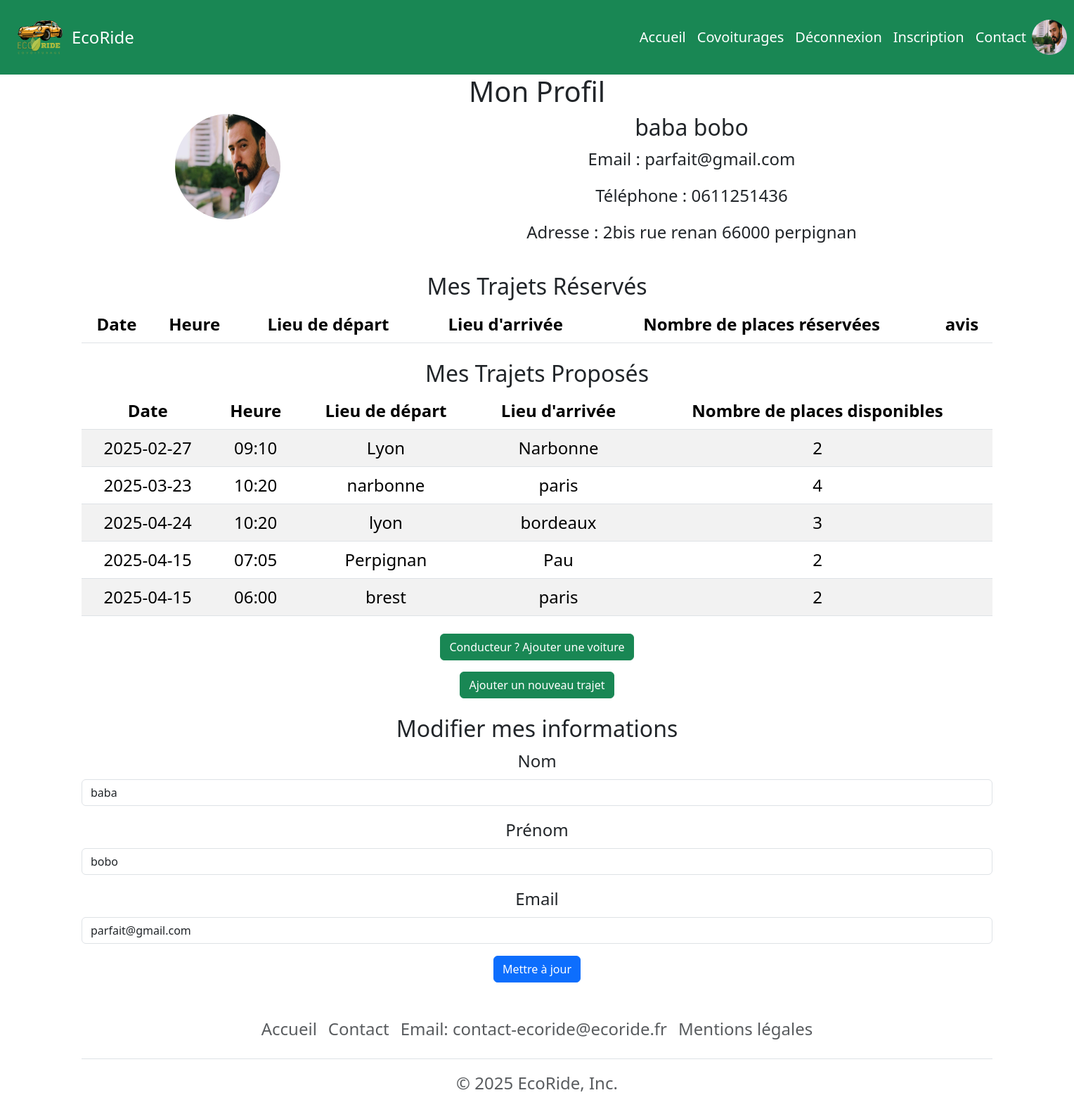
The app's page /profil.php (signed in) with its own data.
### tables this page shows
CREATE TABLE `covoiturage` (
  `Id_covoiturage` int(11) NOT NULL,
  `date_depart` date DEFAULT NULL,
  `heure_depart` varchar(50) DEFAULT NULL,
  `lieu_depart` varchar(50) DEFAULT NULL,
  `date_arrivee` date DEFAULT NULL,
  `heure_arrivee` varchar(50) DEFAULT NULL,
  `lieu_arrivee` varchar(50) DEFAULT NULL,
  `statut` varchar(50) DEFAULT NULL,
  `nb_place` int(11) DEFAULT NULL,
  `prix_personne` int(11) DEFAULT NULL,
  `Id_voiture` int(11) NOT NULL
);

### profil.php (the view, shortened to what this page needs)
<?php
include 'includes/connect.php';
include 'includes/header.php';
?>
<!DOCTYPE html>
<html lang="fr">
<head>
</head>
<body>
    <h1>Mon Profil</h1>
    <div class="container">
        <div class="row">
            <div class="col-md-4">
                <img src="<?= htmlspecialchars($_SESSION['user']['photo']) ?>" alt="Photo de profil" class="img-fluid rounded-circle mb-3" style="width: 150px; height: 150px;">
            </div>
            <div class="col-md-8">
                <h2><?= htmlspecialchars($_SESSION['user']['nom']) ?> <?= htmlspecialchars($_SESSION['user']['prenom']) ?></h2>
                <p>Email : <?= htmlspecialchars($_SESSION['user']['email']) ?></p>
                <p>Téléphone : <?= htmlspecialchars($_SESSION['user']['telephone']) ?></p>
                <p>Adresse : <?= htmlspecialchars($_SESSION['user']['adresse']) ?></p>
            </div>
        </div>
    </div>
    <div class="container mt-4">
        <h2>Mes Trajets Réservés</h2>
        <table class="table table-striped">
            <thead>
                <tr>
                    <th>Date</th>
                    <th>Heure</th>
                    <th>Lieu de départ</th>
                    <th>Lieu d'arrivée</th>
                    <th>Nombre de places réservées </th>
                    <th> avis</th>
                </tr>
            </thead>
                <?php
                $Id_utilisateur = $_SESSION['user']['Id_utilisateur'];
                ?>
        </table>
    </div>
    <div class="container mt-4">
        <h2>Mes Trajets Proposés</h2>
        <table class="table table-striped">
            <thead>
                <tr>
                    <th>Date</th>
                    <th>Heure</th>
                    <th>Lieu de départ</th>
                    <th>Lieu d'arrivée</th>
                    <th>Nombre de places disponibles</th>
                </tr>
            </thead>
            <tbody>
                <?php
                $sql = "SELECT c.date_depart, c.heure_depart, c.lieu_depart, c.lieu_arrivee, c.nb_place
                        FROM covoiturage AS c
                        JOIN voiture AS v ON c.Id_voiture = v.Id_voiture
                        WHERE v.Id_utilisateur = :Id_utilisateur";
                $stmt = $conn->prepare($sql);
                $stmt->bindValue(':Id_utilisateur', $Id_utilisateur);
                $stmt->execute();
                $trajets = $stmt->fetchAll(PDO::FETCH_ASSOC);
                foreach ($trajets as $trajet) {
                    echo "<tr>";
                    echo "<td>" . htmlspecialchars($trajet['date_depart']) . "</td>";
                    echo "<td>" . htmlspecialchars($trajet['heure_depart']) . "</td>";
                    echo "<td>" . htmlspecialchars($trajet['lieu_depart']) . "</td>";
                    echo "<td>" . htmlspecialchars($trajet['lieu_arrivee']) . "</td>";
                    echo "<td>" . htmlspecialchars($trajet['nb_place']) . "</td>";
                    echo "</tr>";
                }
                ?>
            </tbody>
        </table>
    </div>
    <div class="container mt-4 display-flex justify-content-center align-items-center flex-wrap">
        <div>
            <h3>
                <a href="ajout_voiture.php" class="btn btn-success"> Conducteur ? Ajouter une voiture </a></p>
            </h3>
        </div>
        <div>
            <h3>
                <a href="ajout_covoiturage.php" class="btn btn-success"> Ajouter un nouveau trajet </a></p>
            </h3>
        </div>
    </div>
    <div class="container mt-4">
        <h2>Modifier mes informations</h2>
        <form action="modifier_profil.php" method="POST">
            <div class="mb-3">
                <label for="nom" class="form-label">Nom</label>
                <input type="text" class="form-control" id="nom" name="nom" value="<?= htmlspecialchars($_SESSION['user']['nom']) ?>" required>
            </div>
            <div class="mb-3">
                <label for="prenom" class="form-label">Prénom</label>
                <input type="text" class="form-control" id="prenom" name="prenom" value="<?= htmlspecialchars($_SESSION['user']['prenom']) ?>" required>
            </div>
            <div class="mb-3">
                <label for="email" class="form-label">Email</label>
                <input type="email" class="form-control" id="email" name="email" value="<?= htmlspecialchars($_SESSION['user']['email']) ?>" required>
            </div>
            <button type="submit" class="btn btn-primary">Mettre à jour</button>
        </form>
    </div>
</body>
</html>
<?php
require_once('includes/footer.php');

### includes/header.php (shortened to what this page needs)
<!DOCTYPE html>
<html lang="fr">
<head>
    <link href="https://cdn.jsdelivr.net/npm/bootstrap@5.3.3/dist/css/bootstrap.min.css" rel="stylesheet">
    <link rel="stylesheet" href="https://cdn.jsdelivr.net/npm/bootstrap-icons@1.11.3/font/bootstrap-icons.min.css">
    <link rel="stylesheet" href="style.css">
</head>
<header class="navigation" id="navbar">
    <nav class="navbar navbar-expand-lg bg-success navbar-light">
        <div class="container-fluid bg">
            <a href="index.php"> <img src="images/logo.svg" alt="logo" width="90" height="90"></a>
            <a href="index.php" class="navbar-brand" href="index.php">EcoRide</a>
            <div class="collapse navbar-collapse" id="navbarTogglerDemo02">
                <ul class="navbar-nav me-auto mb-2 mb-lg-0">
                    <a class="nav-link" href="index.php">Accueil</a>
                    <li class="nav-item">
                        <a class="nav-link" href="recherche.php">Covoiturages</a>
                    </li>
                    <?php if (isset($_SESSION['user'])): ?>
                        <li class="nav-item">
                            <a class="nav-link" href="deconnexion.php">Déconnexion</a>
                        </li>
                    <?php else: ?>
                        <li class="nav-item">
                            <a class="nav-link" href="connexion.php">Connexion</a>
                        </li>
                    <?php endif; ?>
                    <li class="nav-item">
                        <a class="nav-link" href="inscription.php">Inscription</a>
                    </li>
                    <li class="nav-item">
                        <a class="nav-link" href="contact.php">Contact</a>
                    </li>
                </ul>
                <?php if (isset($_SESSION['user'])): ?>
                    <img src="images/<?= $_SESSION['user']['photo'] ?>" alt="Photo de profil" class="rounded-circle" width="50" height="50">
                <?php endif; ?>
            </div>
        </div>
    </nav>
</header>

### includes/footer.php (shortened to what this page needs)
<div class="container">
    <footer class="py-3 my-4">
        <ul class="nav justify-content-center border-bottom pb-3 mb-3">
            <li class="nav-item"><a href="index.php" class="nav-link px-2 text-body-secondary">
                    <font style="vertical-align: inherit;">
                        <font style="vertical-align: inherit;">Accueil</font>
                    </font>
            <li class="nav-item"><a href="contact.php" class="nav-link px-2 text-body-secondary">
                    <font style="vertical-align: inherit;">
                        <font style="vertical-align: inherit;">Contact</font>
                    </font>
                </a></li>
            <li class="nav-item"><a href="#" class="nav-link px-2 text-body-secondary">
                    <font style="vertical-align: inherit;">
                        <font style="vertical-align: inherit;">Email: contact-ecoride@ecoride.fr</font>
                    </font>
                </a></li>
            <li class="nav-item"><a href="mentions_legales.php" class="nav-link px-2 text-body-secondary">
                    <font style="vertical-align: inherit;">
                        <font style="vertical-align: inherit;">Mentions légales
                        </font>
                </a></li>
        </ul>
        <p class="text-center text-body-secondary">
            <font style="vertical-align: inherit;">
                <font style="vertical-align: inherit;">© 2025 EcoRide, Inc.</font>
            </font>
        </p>
    </footer>
</div>
</body>
</html>

### style.css (style rules this page uses)
body { text-align: center; font-size: 1.5rem; }
.navbar-brand { font-size: 1.5rem; color: white; }
#navbarTogglerDemo02 { margin-left: 695px; }
#navbarTogglerDemo02 a { color: white; font-size: 20px; }
#navbar { background-color: #115441; }

### records on screen
covoiturage: date_depart "2025-02-27", heure_depart "09:10", lieu_depart "Lyon", lieu_arrivee "Narbonne", nb_place "2"
covoiturage: date_depart "2025-03-23", heure_depart "10:20", lieu_depart "narbonne", lieu_arrivee "paris", nb_place "4"
covoiturage: date_depart "2025-04-24", heure_depart "10:20", lieu_depart "lyon", lieu_arrivee "bordeaux", nb_place "3"
covoiturage: date_depart "2025-04-15", heure_depart "07:05", lieu_depart "Perpignan", lieu_arrivee "Pau", nb_place "2"
covoiturage: date_depart "2025-04-15", heure_depart "06:00", lieu_depart "brest", lieu_arrivee "paris", nb_place "2"

### other values on screen
$_SESSION['user']['nom'] "baba"
$_SESSION['user']['prenom'] "bobo"
$_SESSION['user']['email'] "parfait@gmail.com"
$_SESSION['user']['telephone'] "0611251436"
$_SESSION['user']['adresse'] "2bis rue renan 66000 perpignan"
